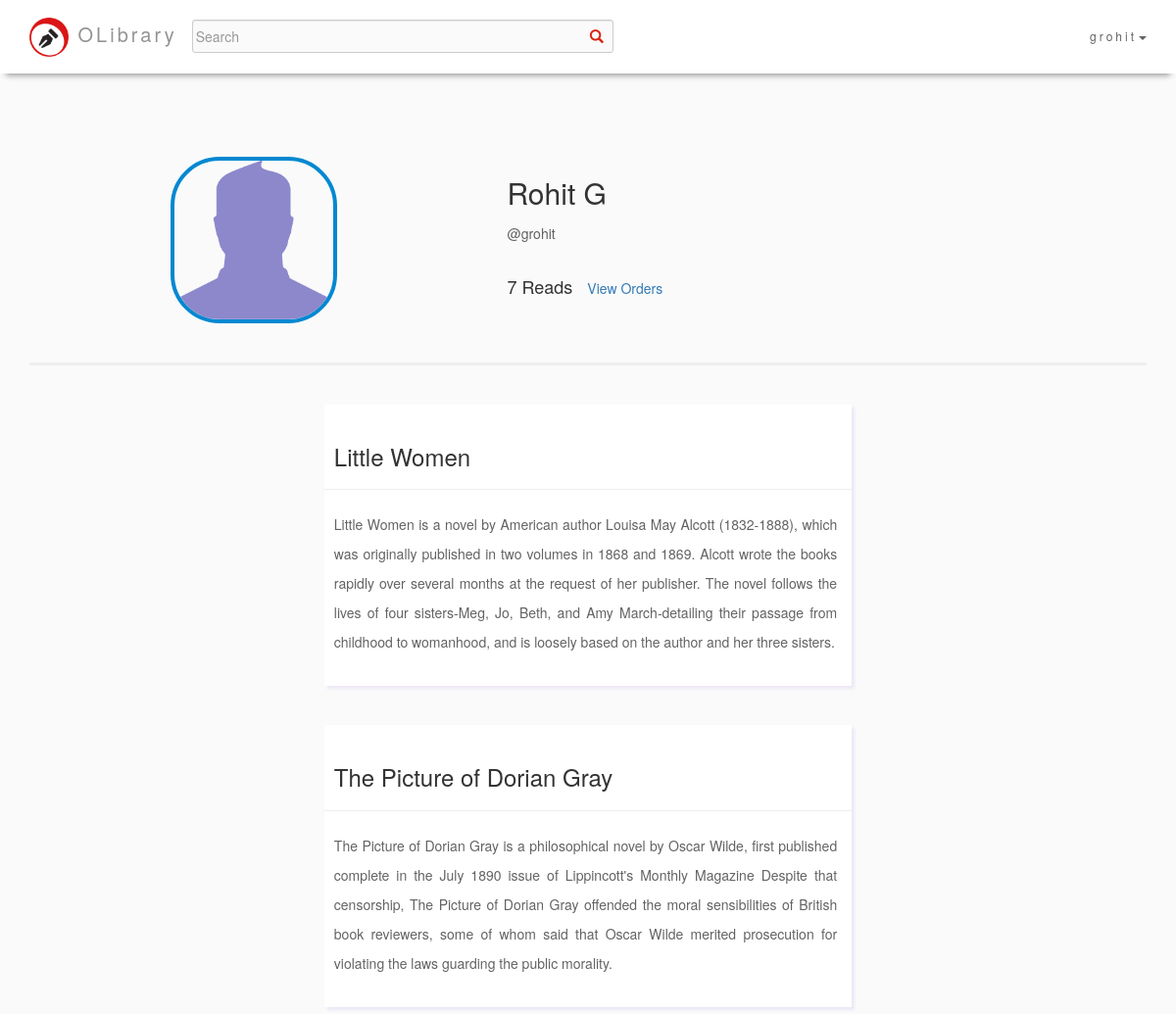
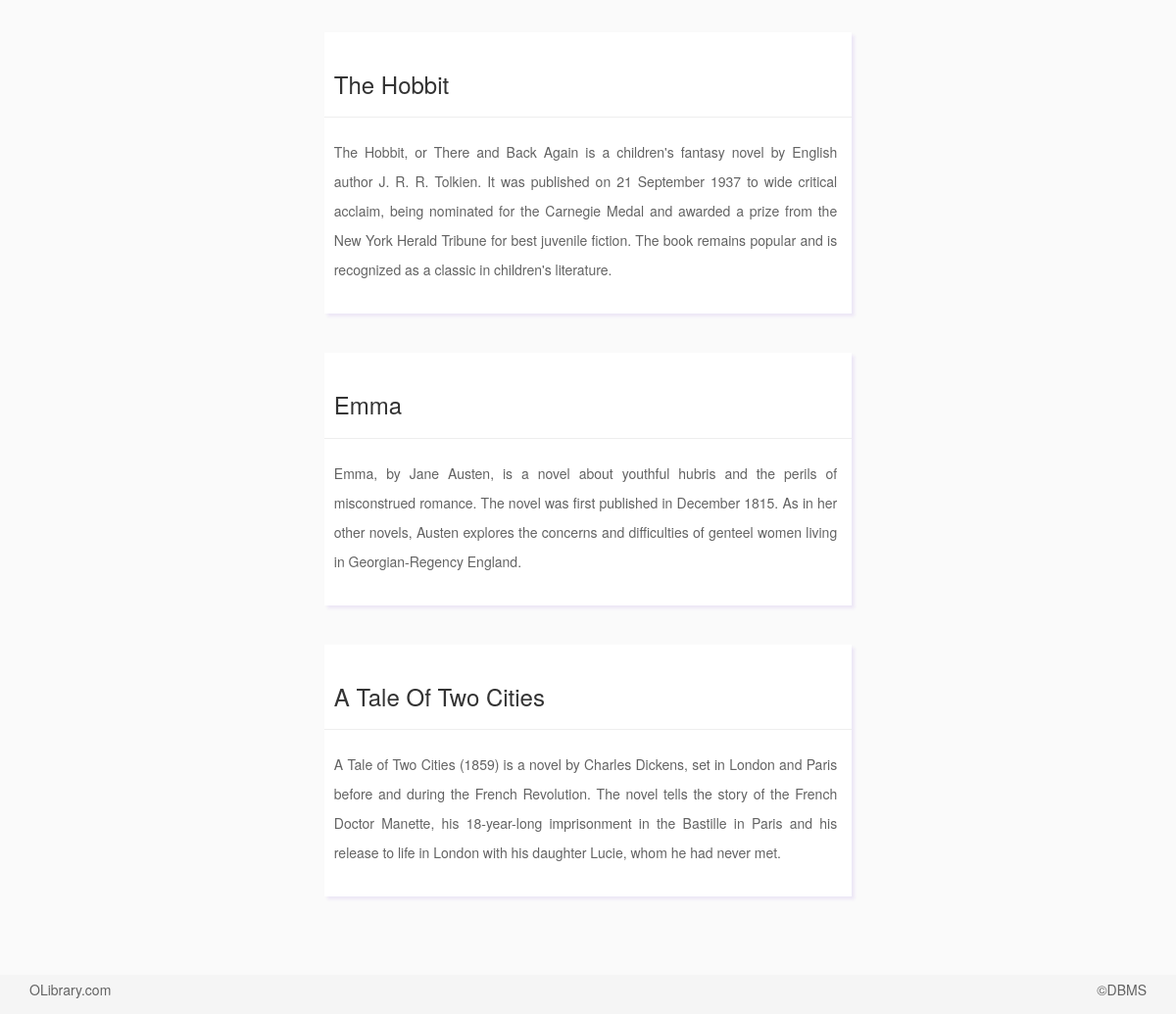
/user.php?tye=1 (signed in), run on the app's committed database (2 pictures, top to bottom).
### tables this page shows
CREATE TABLE `users` (
  `id` int(11) NOT NULL,
  `uid` varchar(255) NOT NULL,
  `name` varchar(255) NOT NULL,
  `pwd` varchar(255) NOT NULL,
  `eml` varchar(255) NOT NULL,
  `address` text
);

CREATE TABLE `wishlist` (
  `id` int(11) NOT NULL,
  `uid` varchar(255) NOT NULL,
  `bid` int(11) NOT NULL
);

CREATE TABLE `books` (
  `id` int(11) NOT NULL,
  `name` varchar(255) NOT NULL,
  `author` varchar(255) NOT NULL,
  `copies` int(11) NOT NULL,
  `description` text NOT NULL
);

### user.php (the view, shortened to what this page needs)
<?php
	include 'databh.php';
	$uid = $_SESSION['uid'];
	$sql = "SELECT name FROM users WHERE uid = '$uid'";
	$result = $conn->query($sql);
	$row = $result->fetch_assoc();
	$username = $row['name'];
?>
<!DOCTYPE html>
<html>
  <head>
    <link rel="stylesheet" type="text/css" href="CSS/custom_content.css">
      <link rel="stylesheet" href="https://maxcdn.bootstrapcdn.com/bootstrap/3.3.7/css/bootstrap.min.css">
  </head>
	<body>
		<div class="container">
    <nav class="navbar navbar-default navbar-fixed-top" style="background-color: #FFFFFF; border: none;">
                    <div class="container">
                        <div class="navbar-header">
                            <a class="navbar-left" href="index.php" style="margin-top: 18px; color: #939393; text-decoration: none; font-size: 20px;"><img src="images/lo2.png" style="height: 40px; width: 40px; margin-right: 1px;"> OLibrary</a>
                        </div>
                        <div id="navbar" class="navbar-collapse collapse">
                            <ul class="nav navbar-nav navbar-left">
                                <div id="custom-search-input">
                                <form class="navbar-form navbar-left" method="POST" action="searchresults.php" id="search">
                                    <div class="input-group">
                                        <input type="text" class="search-query form-control" placeholder="Search" id="query" name="query"/>
                                        <span class="input-group-btn">
                                            <button class="btn btn-danger" type="submit">
                                                <span class=" glyphicon glyphicon-search"></span>
                                            </button>
                                        </span>
                                    </div>
                                </form>
                                </div>
                            </ul>
                            <ul class="nav navbar-nav navbar-right">
                                <?php
                                if(isset($_SESSION['uid']) && !empty($_SESSION['uid'])){
                                    if(isset($dp) && !empty($dp)){
                                       echo "<li class='dropdown'><a class='dropdown-toggle' data-toggle='dropdown' href='#'>" .$_SESSION['uid']."<span class='caret'></span></a>";
                                   }else{
                                    echo "<li class='dropdown'><a class='dropdown-toggle' data-toggle='dropdown' href='#'>" .$_SESSION['uid']."<span class='caret'></span></a>";
                                   }
                                }
                                else{
                                    echo "<li class='dropdown'><a class='dropdown-toggle' data-toggle='dropdown' href='#'>User<span class='caret'></span></a>";
                                    }
                                    ?>
                                </li>
                            </ul>
                        </div>
                    </div>
                </nav>
        </div>
        <div class="container-fluid back">
            <br><br><br><br><br><br><br><br>
            <div class='container'>
            	<div class="row">
        			<div class="col-sm-5 col-lg-5 col-md-5">
        				<img src='images/alternate2.png' style='width: 170px; height: 170px; border-radius: 50px; border:4px solid #0288D1;' class='center-block'/>
        			</div>
        			<div class="col-sm-7 col-lg-7 col-md-7">
        				<?php
        					echo "<h2>".$username."</h2>";
        					echo "<p>@".$uid."</p>";
        					$sql = "SELECT id FROM issued WHERE uid = '$uid'";
        					$result = $conn->query($sql);
        					$issuednumber = mysqli_num_rows($result);
        					echo "<br>";
        					echo "<h4 style='display: inline;'>".$issuednumber." Reads</h4>";
                            echo "<span id = 'wl'><a style='text-decoration: none; margin-left: 15px;' href='user.php?tye=1'>View Wishlist</a></span>";
        				?>
        			</div>
        		</div>
        		<br>
        		<hr style="border-width: 3px;">
        		<br>
                <?php
                    if(isset($_GET['tye']) && !empty($_GET['tye'])){
                       ?>
                       <div class="row">
                            <div class="col-sm-3 col-lg-3 col-md-3">
                            </div>
                            <div class="col-sm-6 col-lg-6 col-md-6">
                                <?php
                                    $sql = "SELECT * FROM wishlist WHERE uid = '$uid' ORDER BY id DESC";
                                    $result = $conn->query($sql);
                                    while($row = $result->fetch_assoc()){
                                        $bid = $row['bid'];
                                        $sql1 = "SELECT * FROM books WHERE id = '$bid'";
                                        $result1 = $conn->query($sql1);
                                        $row1 = $result1->fetch_assoc();
                                        $bname = $row1['name'];
                                        $bdescript = $row1['description'];
                                        echo "<div class='feedcard center-block'>";
                                            echo "<br>";
                                            echo "<h3 style='margin-left: 10px;'>".$bname."</h3>";
                                            echo "<hr>";
                                            echo "<p style='margin-left: 10px;'>".$bdescript."</p>";
                                            echo "<br>";
                                        echo "</div>";
                                        echo "<br><br>";
                                    }
                                ?>
                            </div>
                            <div class="col-sm-3 col-lg-3 col-md-3">
                            </div>
                        </div>
                <?php
            }
                ?>
            </div>
            <br><br>
        </div>
        <div class="container-fluid footer" style="background-color: #F5F5F5; margin-bottom: 0px;">
            <div class="container">
                <p style="color: #636363; " class="left"> OLibrary.com</p>
                <p style="color: #636363; text-align: right;" class="right">&copyDBMS</p>
            </div>
        </div>
    </body>
</html>

### CSS/custom_content.css (style rules this page uses)
p { color: #616161; line-height: 30px; }
.navbar { -webkit-box-shadow: 0 8px 6px -6px #999 !important; -moz-box-shadow: 0 8px 6px -6px #999 !important; box-shadow: 0 8px 6px -6px #999 !important; margin-bottom: 0; background-color: #f4511e; z-index: 9999; border: 0; font-size: 12px !important; line-height: 1.42857143 !important; letter-spacing: 3px; border-radius: 0; height: 75px; }
.navbar li a, .navbar .navbar-brand { color: #636363 !important; margin-top: 12PX; }
#custom-search-input { margin:0; margin-top: 0px; margin-bottom: 0px; padding: 0; }
#custom-search-input .search-query { padding-right: 3px; padding-right: 4px \9; padding-left: 3px; padding-left: 4px \9; margin-bottom: 0; -webkit-border-radius: 3px; -moz-border-radius: 3px; border-radius: 3px; }
#custom-search-input button { border: 0; background: none; padding: 2px 5px; margin-top: 2px; position: relative; left: -28px; margin-bottom: 0; -webkit-border-radius: 3px; -moz-border-radius: 3px; border-radius: 3px; color:#D9230F; margin-top: 12PX; }
#search input[type=text] { width:430px !important; background-color: #FAFAFA; margin-top: 12px; }
.footer { position: relative; bottom: 0; left: 0; right: 0; background:#ccc; }
.left { float: left; }
.right { float: right; }
.back { background-color: #FAFAFA; min-height: 100%; min-width: 100%; }
html, body { margin: 0; height: 100%; }
body { min-height: 100%; }

### user.php (style rules this page uses)
.feedcard { background-color: #FFFFFF; box-shadow: 3px 3px 3px #EDE7F6; min-height: 200px; width: 97%; }
.feedcard p { text-align: justify; margin-right: 15px; margin-left: 15px; color: #636363; }
.left { float: left; }
.right { float: right; }

### data on the page
users: name "Rohit G"
wishlist: books.name "Little Women", books.description "Little Women is a novel by American author Louisa May Alcott (1832-1888), which was originally published in two volumes in 1868 and 1869. Alcott wrote the books rapidly over several months at the request of her publisher. The novel follows the lives of four sisters-Meg, Jo, Beth, and Amy March-detailing their passage from childhood to womanhood, and is loosely based on the author and her three sisters."
wishlist: books.name "The Picture of Dorian Gray", books.description "The Picture of Dorian Gray is a philosophical novel by Oscar Wilde, first published complete in the July 1890 issue of Lippincott's Monthly Magazine Despite that censorship, The Picture of Dorian Gray offended the moral sensibilities of British book reviewers, some of whom said that Oscar Wilde merited prosecution for violating the laws guarding the public morality."
wishlist: books.name "The Hobbit", books.description "The Hobbit, or There and Back Again is a children's fantasy novel by English author J. R. R. Tolkien. It was published on 21 September 1937 to wide critical acclaim, being nominated for the Carnegie Medal and awarded a prize from the New York Herald Tribune for best juvenile fiction. The book remains popular and is recognized as a classic in children's literature."
wishlist: books.name "Emma", books.description "Emma, by Jane Austen, is a novel about youthful hubris and the perils of misconstrued romance. The novel was first published in December 1815. As in her other novels, Austen explores the concerns and difficulties of genteel women living in Georgian-Regency England."
wishlist: books.name "A Tale Of Two Cities", books.description "A Tale of Two Cities (1859) is a novel by Charles Dickens, set in London and Paris before and during the French Revolution. The novel tells the story of the French Doctor Manette, his 18-year-long imprisonment in the Bastille in Paris and his release to life in London with his daughter Lucie, whom he had never met."

### other printed values
$_SESSION['uid'] "grohit"
$uid "grohit"
$issuednumber "7"
